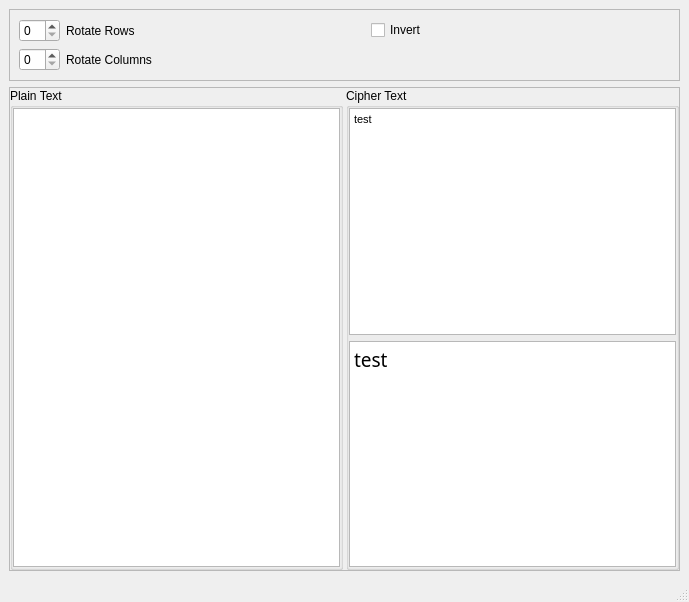
<?xml version="1.0" encoding="UTF-8"?>
<ui version="4.0">
 <class>MainWindow</class>
 <widget class="QMainWindow" name="MainWindow">
  <property name="geometry">
   <rect>
    <x>0</x>
    <y>0</y>
    <width>689</width>
    <height>602</height>
   </rect>
  </property>
  <property name="windowTitle">
   <string>MainWindow</string>
  </property>
  <property name="styleSheet">
   <string notr="true"/>
  </property>
  <widget class="QWidget" name="centralwidget">
   <layout class="QVBoxLayout" name="verticalLayout_3">
    <item>
     <widget class="QFrame" name="frame">
      <property name="frameShape">
       <enum>QFrame::StyledPanel</enum>
      </property>
      <property name="frameShadow">
       <enum>QFrame::Raised</enum>
      </property>
      <layout class="QGridLayout" name="gridLayout">
       <item row="0" column="0">
        <widget class="QSpinBox" name="row_box">
         <property name="sizePolicy">
          <sizepolicy hsizetype="Fixed" vsizetype="Fixed">
           <horstretch>0</horstretch>
           <verstretch>0</verstretch>
          </sizepolicy>
         </property>
        </widget>
       </item>
       <item row="0" column="1">
        <widget class="QLabel" name="label_2">
         <property name="text">
          <string>Rotate Rows</string>
         </property>
        </widget>
       </item>
       <item row="3" column="0">
        <widget class="QSpinBox" name="column_box">
         <property name="sizePolicy">
          <sizepolicy hsizetype="Fixed" vsizetype="Fixed">
           <horstretch>0</horstretch>
           <verstretch>0</verstretch>
          </sizepolicy>
         </property>
        </widget>
       </item>
       <item row="3" column="1">
        <widget class="QLabel" name="label">
         <property name="text">
          <string>Rotate Columns</string>
         </property>
        </widget>
       </item>
       <item row="0" column="2">
        <widget class="QCheckBox" name="checkBox">
         <property name="text">
          <string>Invert</string>
         </property>
        </widget>
       </item>
      </layout>
     </widget>
    </item>
    <item>
     <widget class="QFrame" name="frame_2">
      <property name="frameShape">
       <enum>QFrame::StyledPanel</enum>
      </property>
      <property name="frameShadow">
       <enum>QFrame::Raised</enum>
      </property>
      <layout class="QHBoxLayout" name="horizontalLayout">
       <property name="spacing">
        <number>3</number>
       </property>
       <property name="leftMargin">
        <number>0</number>
       </property>
       <property name="topMargin">
        <number>0</number>
       </property>
       <property name="rightMargin">
        <number>0</number>
       </property>
       <property name="bottomMargin">
        <number>0</number>
       </property>
       <item>
        <widget class="QGroupBox" name="groupBox">
         <property name="title">
          <string>Plain Text</string>
         </property>
         <layout class="QVBoxLayout" name="verticalLayout">
          <property name="leftMargin">
           <number>0</number>
          </property>
          <property name="topMargin">
           <number>0</number>
          </property>
          <property name="rightMargin">
           <number>0</number>
          </property>
          <property name="bottomMargin">
           <number>0</number>
          </property>
          <item>
           <widget class="QTextEdit" name="textEdit"/>
          </item>
         </layout>
        </widget>
       </item>
       <item>
        <widget class="QGroupBox" name="groupBox_2">
         <property name="title">
          <string>Cipher Text</string>
         </property>
         <layout class="QVBoxLayout" name="verticalLayout_2">
          <property name="leftMargin">
           <number>0</number>
          </property>
          <property name="topMargin">
           <number>0</number>
          </property>
          <property name="rightMargin">
           <number>0</number>
          </property>
          <property name="bottomMargin">
           <number>0</number>
          </property>
          <item>
           <widget class="QTextBrowser" name="grapheme_browser">
            <property name="html">
             <string>&lt;!DOCTYPE HTML PUBLIC &quot;-//W3C//DTD HTML 4.0//EN&quot; &quot;http://www.w3.org/TR/REC-html40/strict.dtd&quot;&gt;
&lt;html&gt;&lt;head&gt;&lt;meta name=&quot;qrichtext&quot; content=&quot;1&quot; /&gt;&lt;style type=&quot;text/css&quot;&gt;
p, li { white-space: pre-wrap; }
&lt;/style&gt;&lt;/head&gt;&lt;body style=&quot; font-family:'MS Shell Dlg 2'; font-size:8.25pt; font-weight:400; font-style:normal;&quot;&gt;
&lt;p style=&quot; margin-top:0px; margin-bottom:0px; margin-left:0px; margin-right:0px; -qt-block-indent:0; text-indent:0px;&quot;&gt;test&lt;/p&gt;&lt;/body&gt;&lt;/html&gt;</string>
            </property>
           </widget>
          </item>
          <item>
           <widget class="QTextBrowser" name="cipher_browser">
            <property name="font">
             <font>
              <family>Dotsies</family>
              <pointsize>14</pointsize>
              <weight>50</weight>
              <italic>false</italic>
              <bold>false</bold>
             </font>
            </property>
            <property name="html">
             <string>&lt;!DOCTYPE HTML PUBLIC &quot;-//W3C//DTD HTML 4.0//EN&quot; &quot;http://www.w3.org/TR/REC-html40/strict.dtd&quot;&gt;
&lt;html&gt;&lt;head&gt;&lt;meta name=&quot;qrichtext&quot; content=&quot;1&quot; /&gt;&lt;style type=&quot;text/css&quot;&gt;
p, li { white-space: pre-wrap; }
&lt;/style&gt;&lt;/head&gt;&lt;body style=&quot; font-family:'Dotsies'; font-size:14pt; font-weight:400; font-style:normal;&quot;&gt;
&lt;p style=&quot; margin-top:0px; margin-bottom:0px; margin-left:0px; margin-right:0px; -qt-block-indent:0; text-indent:0px;&quot;&gt;&lt;span style=&quot; font-family:'MS Shell Dlg 2';&quot;&gt;test&lt;/span&gt;&lt;/p&gt;&lt;/body&gt;&lt;/html&gt;</string>
            </property>
           </widget>
          </item>
         </layout>
        </widget>
       </item>
      </layout>
     </widget>
    </item>
   </layout>
  </widget>
  <widget class="QMenuBar" name="menubar">
   <property name="geometry">
    <rect>
     <x>0</x>
     <y>0</y>
     <width>689</width>
     <height>21</height>
    </rect>
   </property>
  </widget>
  <widget class="QStatusBar" name="statusbar"/>
 </widget>
 <resources>
  <include location="font.qrc"/>
 </resources>
 <connections/>
</ui>
